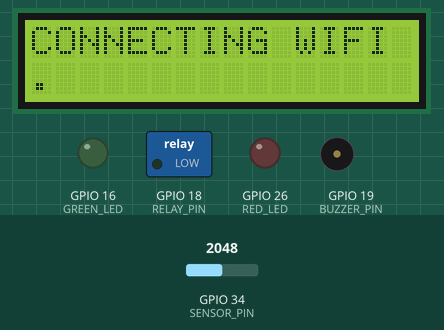
Bench run of a sketch on a simulated ESP32. Shown: 16×2 character LCD, switched loads named in the sketch (green lamp = pin HIGH), output pins drawn as LEDs (lit = HIGH), buzzer (waves = sounding, pin HIGH). The test bench sets the inputs (shaded band); at power-on: GPIO 34 (SENSOR_PIN) = 2048. WiFi joins after 1.5 s; servers stay silent unless stated; web services answer with replies made up by the test bench; what the sketch prints to the serial monitor is not drawn.

Above: at 0.6 s.
At 1.6 s:
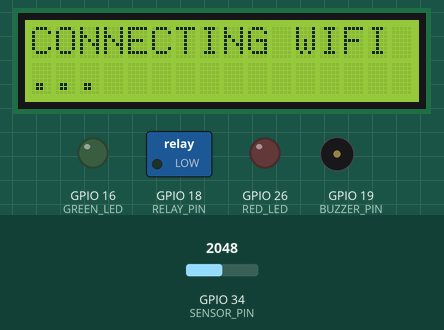
At 2.41 s:
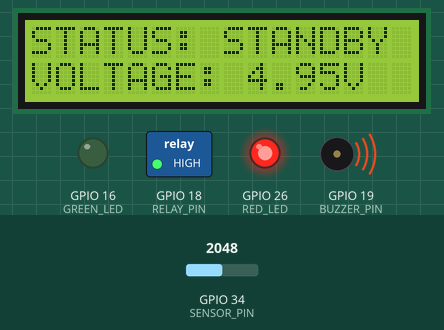
Timing chart, 0 to 3.9 s (numbered marks = the images above):
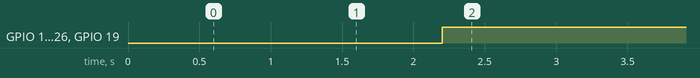

Measured:
- by itself, GPIO 18 (RELAY_PIN), GPIO 26 (RED_LED), GPIO 19 (BUZZER_PIN): LOW → HIGH at 2.2 s
- what the display in image 1 shows lasts 0.4 s, from 1.6 s to 2.0 s
- what the display in image 2 shows lasts 0.6 s, from 2.0 s to 2.6 s

The sketch:

sketch_aug22c.ino
```cpp
#include <Wire.h>
#include <LiquidCrystal_I2C.h>
#include <WiFi.h>
#include <HTTPClient.h>
#include <WiFiClientSecure.h>

// --- Wi-Fi & Telegram Credentials ---
const char* WIFI_SSID     = "vivo V60";
const char* WIFI_PASSWORD = "1234ABCD";
const String BOT_TOKEN    = "8627923065:AAEM5GDCUZjoq3yDS3clKCeJoVXlQNm-tkg";
const String CHAT_ID      = "8655231156";

LiquidCrystal_I2C lcd(0x27, 16, 2);

const int SENSOR_PIN       = 34; // GPIO 34 Probe Wire (ADC)
const int RELAY_PIN        = 18; // GPIO 18 Relay IN1 Trigger
const int BUZZER_PIN       = 19; // GPIO 19 Piezo Buzzer
const int RED_LED          = 26; // GPIO 26 Red LED
const int GREEN_LED        = 16; // GPIO 16 Green LED

unsigned long highStartTime = 0;
unsigned long tripStartTime = 0;
unsigned long lastLcdUpdate = 0;
bool isHigh = false;
bool isTripped = false;
bool legalNotificationSent = false;

const unsigned long THRESHOLD_TIME  = 200;  // 0.2s contact trigger
const unsigned long AUTO_RESET_TIME = 5000; // Auto-resets 5s after overvoltage is removed

// Function to fetch approximate GPS coordinates via IP Geolocation
String getIPLocationLink() {
  if (WiFi.status() == WL_CONNECTED) {
    HTTPClient http;
    http.begin("http://ip-api.com/csv/?fields=lat,lon");
    http.setTimeout(5000);

    int httpCode = http.GET();
    if (httpCode == HTTP_CODE_OK) {
      String payload = http.getString();
      payload.trim();
      http.end();
      if (payload.length() > 0) {
        return "https://maps.google.com/?q=" + payload;
      }
    }
    http.end();
  }
  return "Location Unavailable";
}

void sendPhoneNotification(String message) {
  if (WiFi.status() == WL_CONNECTED) {
    WiFiClientSecure client;
    client.setInsecure();

    message.replace(" ", "%20");

    HTTPClient http;
    String url = "https://api.telegram.org/bot" + BOT_TOKEN + "/sendMessage?chat_id=" + CHAT_ID + "&text=" + message;

    http.begin(client, url);
    http.setTimeout(15000);

    int httpCode = http.GET();
    if (httpCode > 0) {
      Serial.print("[IoT] Telegram Response Code: ");
      Serial.println(httpCode);
    } else {
      Serial.print("[IoT] Notification Failed, Error Code: ");
      Serial.println(httpCode);
    }
    http.end();
  } else {
    Serial.println("[IoT] Wi-Fi Disconnected.");
  }
}

void resetSystem() {
  isTripped = false;
  isHigh = false;
  legalNotificationSent = false;
  digitalWrite(RELAY_PIN, LOW);   // Fence Power RESTORED
  digitalWrite(GREEN_LED, LOW);   // Green LED OFF
  digitalWrite(RED_LED, LOW);     // Red LED OFF
  digitalWrite(BUZZER_PIN, LOW);  // Buzzer OFF
  Serial.println("[System] Alarm reset. System back to Standby.");
}

void setup() {
  Serial.begin(115200);

  pinMode(SENSOR_PIN, INPUT);
  pinMode(RELAY_PIN, OUTPUT);
  pinMode(BUZZER_PIN, OUTPUT);
  pinMode(RED_LED, OUTPUT);
  pinMode(GREEN_LED, OUTPUT);

  analogSetPinAttenuation(SENSOR_PIN, ADC_11db);

  digitalWrite(RELAY_PIN, LOW);
  digitalWrite(GREEN_LED, LOW);
  digitalWrite(RED_LED, LOW);
  digitalWrite(BUZZER_PIN, LOW);

  lcd.init();
  lcd.backlight();

  lcd.setCursor(0, 0);
  lcd.print("CONNECTING WIFI");
  WiFi.begin(WIFI_SSID, WIFI_PASSWORD);

  int attempts = 0;
  while (WiFi.status() != WL_CONNECTED && attempts < 30) {
    delay(500);
    lcd.setCursor(attempts % 16, 1);
    lcd.print(".");
    attempts++;
  }

  if (WiFi.status() == WL_CONNECTED) {
    Serial.println("\n[Wi-Fi] Connected!");
    String location = getIPLocationLink();
    sendPhoneNotification("Fence System Online. Location: " + location);
  }

  lcd.clear();
}

void loop() {
  int sensorValue = analogRead(SENSOR_PIN);

  // Clamp minimal ADC floating noise below ~0.15V
  if (sensorValue < 150) {
    sensorValue = 0;
  }

  // Calculate voltage from 3-resistor divider
  float pinVoltage = (sensorValue * 3.3) / 4095.0;
  float batteryVoltage = pinVoltage * 3.0;

  // Voltage Thresholds:
  bool isLegalVoltage   = (batteryVoltage >= 1.0 && batteryVoltage <= 3.3);
  bool isIllegalVoltage = (batteryVoltage > 3.3);

  // --- TRIPPED STATE (LATCHED ALARM & RELAY OPEN) ---
  if (isTripped) {
    digitalWrite(RELAY_PIN, HIGH); // Trigger Relay to CUT POWER
    digitalWrite(GREEN_LED, LOW);
    digitalWrite(RED_LED, HIGH);
    digitalWrite(BUZZER_PIN, HIGH);

    if (!isIllegalVoltage && (millis() - tripStartTime >= AUTO_RESET_TIME)) {
      resetSystem();
    }
  }
  // --- NORMAL / UNTRIPPED STATE ---
  else {
    if (isIllegalVoltage) {
      if (!isHigh) {
        highStartTime = millis();
        isHigh = true;
      }
      else if (millis() - highStartTime >= THRESHOLD_TIME) {
        isTripped = true;
        tripStartTime = millis();

        digitalWrite(RELAY_PIN, HIGH); // Trigger Relay to CUT POWER
        digitalWrite(GREEN_LED, LOW);
        digitalWrite(RED_LED, HIGH);
        digitalWrite(BUZZER_PIN, HIGH);

        String locationLink = getIPLocationLink();
        String alertMsg = "ALERT: Illegal high-voltage tap detected!: " + String(batteryVoltage, 2) + "V. Power Tripped! Location: " + locationLink;
        sendPhoneNotification(alertMsg);
      }
    }
    else {
      isHigh = false;

      if (isLegalVoltage) {
        digitalWrite(GREEN_LED, HIGH);
        digitalWrite(RED_LED, LOW);
        digitalWrite(BUZZER_PIN, LOW);

        if (!legalNotificationSent) {
          String locationLink = getIPLocationLink();
          String legalMsg = "Legal voltage detected.Fence Pass" + String(batteryVoltage, 2) + "V. Location: " + locationLink;
          sendPhoneNotification(legalMsg);
          legalNotificationSent = true;
        }
      }
      else {
        digitalWrite(GREEN_LED, LOW);
        digitalWrite(RED_LED, LOW);
        digitalWrite(BUZZER_PIN, LOW);
        legalNotificationSent = false;
      }
    }
  }

  // --- LCD & SERIAL REFRESH (Every 200ms) ---
  if (millis() - lastLcdUpdate >= 200) {
    lastLcdUpdate = millis();

    Serial.print("Raw ADC: ");
    Serial.print(sensorValue);
    Serial.print(" | Calc Voltage: ");
    Serial.println(batteryVoltage);

    // Row 0: Status Header
    lcd.setCursor(0, 0);
    if (isTripped) {
      lcd.print("ALERT: ILLEGAL! ");
    } else if (isLegalVoltage) {
      lcd.print("STATUS: LEGAL   ");
    } else {
      lcd.print("STATUS: STANDBY ");
    }

    // Row 1: Displays 0.00V when power is tripped, or live voltage otherwise
    lcd.setCursor(0, 1);
    lcd.print("VOLTAGE: ");
    if (isTripped) {
      lcd.print("0.00V   ");
    } else {
      lcd.print(batteryVoltage, 2);
      lcd.print("V   ");
    }
  }

  delay(20);
}
```
